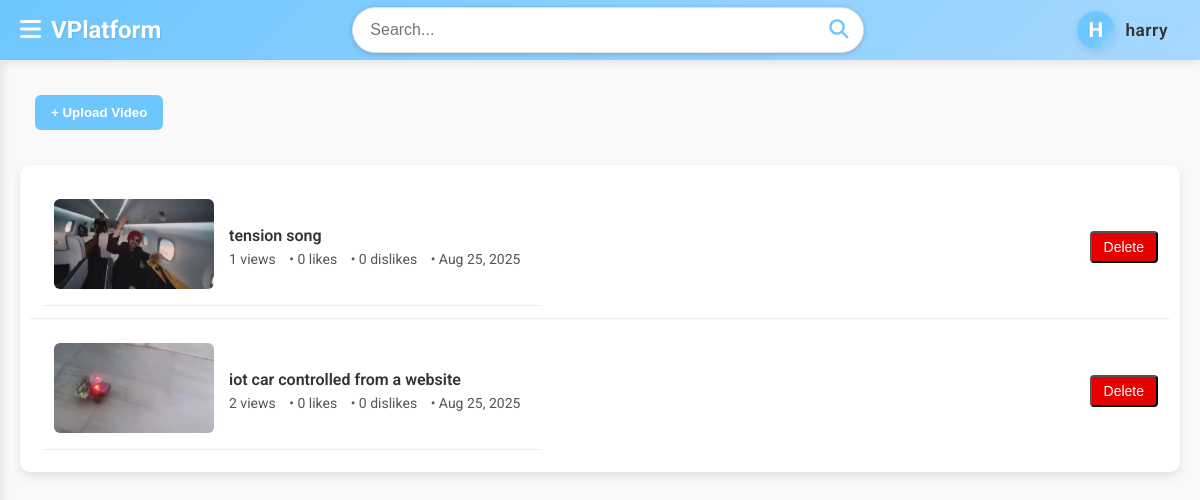
The app's page /your_videos/ (signed in) with its own data.
### videos_display/models.py (models this page shows, shortened)
class Video(models.Model):
    username = models.CharField(max_length=100)
    email = models.EmailField()
    title = models.CharField(max_length=200)
    description = models.CharField(max_length=2000)
    published_date = models.DateField(auto_now=True)
    category = models.CharField(max_length=25)
    video = models.FileField(upload_to='videos/')
    thumbnail = models.ImageField(upload_to='thumbnails/', null=True, blank=True)
    duration = models.CharField(max_length=8, blank=True, null=True)  # in seconds
    views = models.PositiveIntegerField(default=0)
    likes = models.PositiveIntegerField(default=0)
    dislikes = models.PositiveIntegerField(default=0)

### videos_display/views.py (the view)
# urls.py: path('your_videos/',vd_views.your_videos,name='your_videos'),
def your_videos(request):
    if request.user.is_authenticated:
        username = request.user.username
        email = request.user.email
        videos = Video.objects.filter(username=username, email=email)
        return render(request,'videos_display/your_videos.html',{'videos': videos})
    else:
        return render(request,'User/sign_in_request_page.html')

### videos_display/templates/videos_display/your_videos.html (shortened to what this page needs)
{% extends 'base.html' %}
{% load static %}
{% block extra_css %}
<link rel="stylesheet" href="{% static 'css/your_videos.css' %}">
{% endblock %}
{% block content %}
<div class="upload-container">
    <button class="upload-btn" id="openUploadModal">+ Upload Video</button>
</div>
<div class="video-list" id="your-videos-list">
    {% for video in videos %}
    <div class="video-item" id="{{ video.id }}">
            <a href="{% url 'full_video' video.id %}" class="video-item">
        <div class="video-thumbnail">
            <img src="{{ video.thumbnail.url }}" alt="" srcset="">
        </div>
        <div class="video-details">
            <div class="video-title">{{ video.title }}</div>
            <div class="video-meta">
                <span>{{ video.views }} views</span> •
                <span>{{ video.likes }} likes</span> •
                <span>{{ video.dislikes }} dislikes</span> •
                <span>{{ video.published_date|date:"M d, Y" }}</span>
            </div>
        </div>
    </a>
        <div class="video-actions">
            <button onclick="deleteVideo('{{ video.id }}')" class="action-btn delete-btn">Delete</button>
        </div>
    </div>
    {% empty %}
    <p>No videos uploaded by you found.</p>
    {% endfor %}
</div>
{% endblock %}

### templates/base.html (shortened to what this page needs)
{% load static %}
<!DOCTYPE html>
<html lang="en">
<head>
    <link rel="stylesheet" href="https://cdnjs.cloudflare.com/ajax/libs/font-awesome/6.4.0/css/all.min.css">
    <link rel="stylesheet" href="{% static 'css/base.css' %}">
    {% block extra_css %}
    {% endblock %}
</head>
<body>
    <div class="wrapper">
        <div class="top-bar">
            <div class="top-left">
                <button type="button" id="sidebarCollapse" class="btn">
                    <i class="fas fa-bars"></i>
                </button>
                <a class="site-title" href="/">VPlatform</a>
            </div>
            <div class="search-container">
                <div >
                    <form method="get" action="/results/" class="search-box">
                        <input type="text" placeholder="Search..." name="search_query" value="{{request.GET.search_query}}" />
                        <button type="submit"><i class="fas fa-search"></i></button>
                    </form>
                    </div>
            </div>
                {% if user.is_authenticated %}
                <a href="/user_info/" class="user-profile-container user-profile-link">
                    <div class="user-avatar user-avatar-circle">
                        <span class="user-avatar-initial">{{ user.username|slice:":1"|upper }}</span>
                    </div>
                    <span class="username-text">{{ user.username }}</span>
                </a>
                {% else %}
                <a href="/sign_in" class="sign-in">Sign In</a>
                {% endif %}
        </div>
        <div id="content">
            {% block content%}
            {% endblock %}
        </div>
    </div>
</body>
</html>

### static/css/base.css (style rules this page uses)
:root { --primary-color: #6ec6ff; --secondary-color: #a7d8ff; --background-color: #f9f9f9; --text-color: #333333; --text-color-light: #ffffff; --border-color: #e0e0e0; }
body { font-family: 'Roboto', sans-serif; background-color: var(--background-color); color: var(--text-color); margin: 0; padding: 0; padding-top: 60px; }
.wrapper { display: flex; width: 100%; }
.top-bar { position: fixed; top: 0; left: 0; right: 0; height: 60px; background: linear-gradient(135deg, var(--primary-color) 0%, var(--secondary-color) 100%); display: flex; align-items: center; padding: 0 20px; box-shadow: 0 2px 10px rgba(0, 0, 0, 0.1); z-index: 1001; justify-content: space-between; }
.top-left { display: flex; align-items: center; }
#sidebarCollapse { background: none; border: none; font-size: 1.5rem; color: var(--text-color-light); padding: 0; margin-right: 10px; cursor: pointer; transition: transform 0.3s ease; }
.site-title { font-weight: bold; color: var(--text-color-light); font-size: 1.5rem; text-decoration: none; text-shadow: 1px 1px 2px rgba(0, 0, 0, 0.1); }
.search-container { flex-grow: 1; display: flex; justify-content: center; }
.search-box { width: 50vw; max-width: 500px; display: flex; background: var(--text-color-light); border-radius: 25px; padding: 5px; border: 1px solid var(--border-color); box-shadow: 0 1px 5px rgba(0, 0, 0, 0.2); }
.search-box input { width: 100%; border: none; outline: none; padding: 8px 12px; border-radius: 25px; font-size: 1rem; }
.search-box button { background: transparent; border: none; cursor: pointer; padding: 5px 10px; font-size: 1.2rem; color: var(--primary-color); }
.user-profile-link { display: flex; align-items: center; text-decoration: none; color: inherit; margin-left: 18px; transition: background 0.15s; border-radius: 24px; padding: 4px 12px 4px 4px; }
.user-avatar.user-avatar-circle { width: 38px; height: 38px; border-radius: 50%; background: linear-gradient(135deg, var(--primary-color) 60%, var(--secondary-color) 100%); display: flex; align-items: center; justify-content: center; margin-right: 10px; box-shadow: 0 2px 8px rgba(0,0,0,0.10); }
.user-avatar-initial { color: var(--text-color-light); font-size: 1.3rem; font-weight: 700; letter-spacing: 1px; }
.username-text { font-size: 1.08rem; font-weight: 600; color: var(--text-color); letter-spacing: 0.5px; }
#content { width: 100%; padding: 20px; }

### static/css/your_videos.css (style rules this page uses)
.video-list { margin-top: 20px; background: white; border-radius: 10px; box-shadow: 0 4px 10px rgba(0,0,0,0.1); padding: 10px; }
.video-item { display: flex; align-items: center; padding: 12px; border-bottom: 1px solid #eee; text-decoration: none; color: inherit; justify-content: space-between; }
.video-item:last-child { border-bottom: none; }
.video-thumbnail img { width: 160px; height: 90px; border-radius: 6px; object-fit: cover; }
.video-details { flex: 1; margin-left: 15px; }
.video-title { font-size: 16px; font-weight: 600; margin-bottom: 6px; color: #333; }
.video-meta { font-size: 14px; color: #555; }
.video-meta span { margin-right: 10px; }
.video-actions { display: flex; flex-direction: column; gap: 6px; }
.action-btn { padding: 6px 12px; background: #6ec6ff; color: white; text-decoration: none; border-radius: 4px; font-size: 14px; text-align: center; }
.delete-btn { background: #e60000; }
.upload-btn { margin: 15px; padding: 10px 16px; background: #6ec6ff; color: white; font-weight: 600; border: none; border-radius: 6px; cursor: pointer; transition: 0.2s; }
.upload-container { display: flex; justify-content: flex-start; }

### records on screen
Video: thumbnail (picture), title "tension song", views "1", likes "0", dislikes "0", published_date "Aug 25, 2025"
Video: thumbnail (picture), title "iot car controlled from a website", views "2", likes "0", dislikes "0", published_date "Aug 25, 2025"

### other values on screen
{{ user.username|slice:":1"|upper }} "H"
{{ user.username }} "harry"
